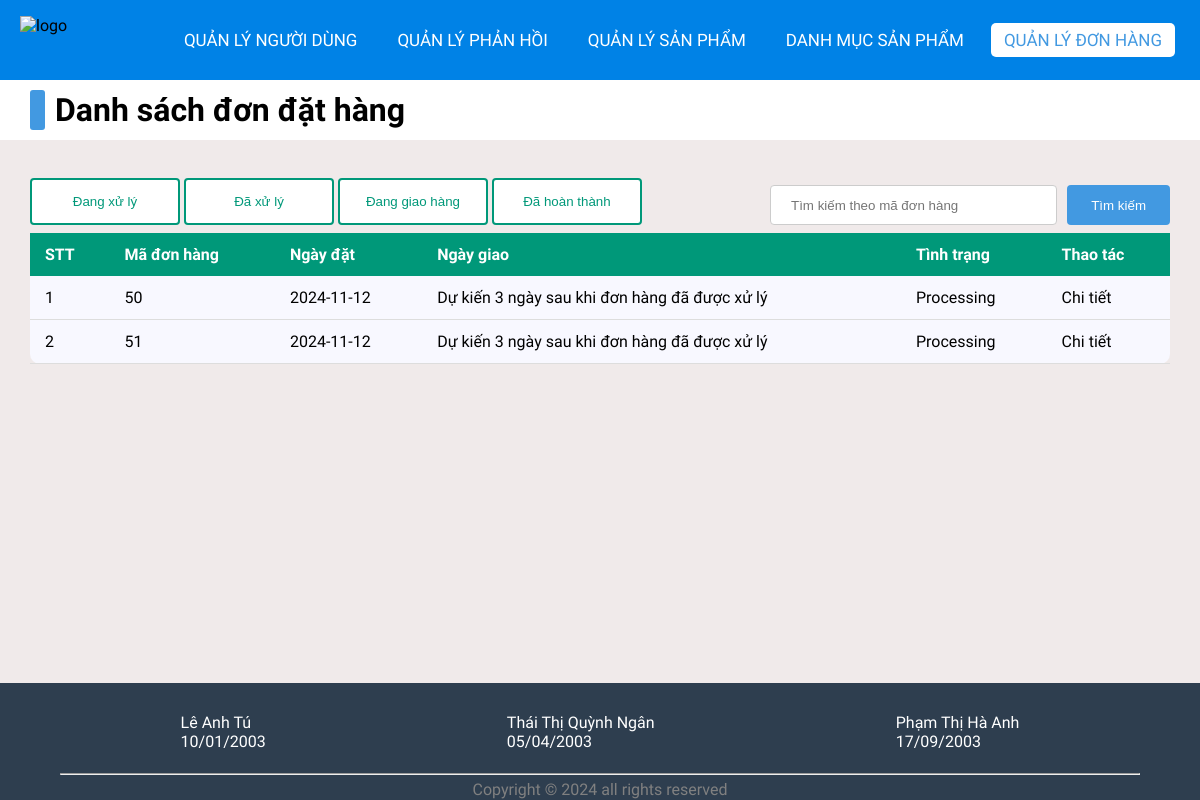
The page /admin/orderlist.php (signed in) on the database its author committed.
### tables this page shows
CREATE TABLE `orders` (
  `id` int(11) NOT NULL,
  `userId` int(11) NOT NULL,
  `createdDate` date NOT NULL,
  `receivedDate` date DEFAULT NULL,
  `status` varchar(20) NOT NULL
);

### lib/database.php (called while the page is built, shortened)
<?php
class Database extends PDO
{
  public $host   = DB_HOST;
  public $user   = DB_USER;
  public $pass   = DB_PASS;
  public $dbname = DB_NAME;
  public $link;
  private function connectDB()
  {
    $this->link = new mysqli(
      $this->host,
      $this->user,
      $this->pass,
      $this->dbname
    );
  }
  public function select($query)
  {
    $result = $this->link->query($query);
    if ($result->num_rows > 0) {
      return $result;
    } else {
      return false;
    }
  }
}

### classes/order.php (called while the page is built, shortened)
<?php
$filepath = realpath(dirname(__FILE__));
include_once($filepath . '/../lib/database.php');
?>
<?php
class order
{
    private $db;
    public function __construct()
    {
        $this->db = new Database();
    }
    public function getProcessingOrder()
    {
        $query = "SELECT * FROM orders WHERE status = 'Processing'";
        $mysqli_result = $this->db->select($query);
        if ($mysqli_result) {
            $result = mysqli_fetch_all($this->db->select($query), MYSQLI_ASSOC);
            return $result;
        }
        return false;
    }
}
?>

### admin/orderlist.php (the view, shortened to what this page needs)
<?php
include '../classes/order.php';
$order = new order();
$processingOrderList = $order->getProcessingOrder();
?>
<!DOCTYPE html>
<html lang="en">
<head>
    <link rel="stylesheet" href="css/style.css">
    <link rel="stylesheet" href="https://cdnjs.cloudflare.com/ajax/libs/font-awesome/5.15.4/css/all.min.css">
</head>
<body>
    <nav>
        <img src="../images/logov2.png" style="margin-left: 20px; margin-top:16px;" alt="logo" width="50" height="50">
        <ul>
            <li><a href="customerlist.php">Quản lý Người dùng</a></li>
            <li><a href="reviewlist.php">Quản lý phản hồi</a></li>
            <li><a href="productlist.php">Quản lý Sản phẩm</a></li>
            <li><a href="categoriesList.php">Danh mục sản phẩm</a></li>
            <li><a href="orderlist.php" class="active">Quản lý Đơn hàng</a></li>
        </ul>
    </nav>
    <div class="title" style="margin-top: 80px;">
        <div></div>
        <h1 >Danh sách đơn đặt hàng</h1>
    </div>
    <div class="container">
        <div style="display:flex; align-items: flex-end; gap:30px; justify-content: space-between">
        <div class="tab">
            <button class="tablinks" onclick="openTab(event, 'Processing')">Đang xử lý</button>
            <button class="tablinks" onclick="openTab(event, 'Processed')">Đã xử lý</button>
            <button class="tablinks" onclick="openTab(event, 'Delivering')">Đang giao hàng</button>
            <button class="tablinks" onclick="openTab(event, 'Complete')">Đã hoàn thành</button>
        </div>
        <div style="width: 400px; margin:8px 0;">
            <form action="productlist.php" method="get" style="display: flex; gap:10px">
                <input style="height:40px ;margin:0; " type="number" name="search" placeholder="Tìm kiếm theo mã đơn hàng">
                <input style="width:150px;height:40px ; background-color: #4299E1; " type="submit" value="Tìm kiếm">
            </form>
        </div>
    </div>
        <div id="Processing" class="tabcontent">
            <?php
            if ($processingOrderList) { ?>
                <table class="list">
                    <thead>
                    <tr>
                        <th>STT</th>
                        <th>Mã đơn hàng</th>
                        <th>Ngày đặt</th>
                        <th>Ngày giao</th>
                        <th>Tình trạng</th>
                        <th>Thao tác</th>
                    </tr>
                    </thead>
                    <?php $count = 1;
                    foreach ($processingOrderList as $key => $value) { ?>
                        <tbody>
                            <tr>
                            <td><?= $count++ ?></td>
                            <td><?= $value['id'] ?></td>
                            <td><?= $value['createdDate'] ?></td>
                            <td><?= ($value['status'] != "Processing") ? $value['receivedDate'] : "Dự kiến 3 ngày sau khi đơn hàng đã được xử lý" ?> </td>
                            <td><?= $value['status'] ?></td>
                            <td>
                                <a href="orderlistdetail.php?orderId=<?= $value['id'] ?>">Chi tiết</a>
                            </td>
                        </tr></tbody>
                    <?php }
                    ?>
                </table>
            <?php } else { ?>
                <h3>Chưa có đơn hàng nào đang xử lý</h3>
            <?php }
            ?>
        </div>
    </div>
    <?php include '../inc/footer.php'; ?>
</body>
</html>

### admin/css/style.css (style rules this page uses)
* { padding: 0; margin: 0; text-decoration: none; list-style: none; box-sizing: border-box; }
body { font-family: Mitr; background: rgb(240, 234, 234); }
nav { top: 0; position: fixed; background: #0082e6; height: 80px; width: 100%; }
nav ul { float: right; margin-right: 20px; }
nav ul li { display: inline-block; line-height: 80px; margin: 0 5px; }
nav ul li a { color: white; font-size: 17px; padding: 7px 13px; border-radius: 3px; text-transform: uppercase; border-radius: 5px; transition: 0.5s; }
.active, a:hover { background-color: white; color: #4299E1; }
.container { margin-top: 30px; min-height: 40vh; padding: 0 30px; }
.title { background-color: white; padding: 10px 30px; display: flex; align-items: center; }
.title div { width: 15px; height: 40px; background-color: #4299E1; border-radius: 3px; margin-right: 10px; }
.list { width: 100%; background-color: ghostwhite; padding: 10px; border-collapse: collapse; border-radius: 10px; }
thead tr { background-color: #009879; color: #fff; text-align: left; font-weight: bold; border-radius: 10px 10px 0 0; }
.list th, .list td { padding: 12px 15px; }
tbody tr { border-bottom: 1px solid #ddd; }
td a { color: #000; }
input[type=text], input[type=file], input[type=number], textarea, select { width: 100%; padding: 12px 20px; margin: 8px 0; display: inline-block; border: 1px solid #ccc; border-radius: 4px; box-sizing: border-box; }
input[type=submit] { width: 100%; background-color: rgb(229, 14, 14); color: white; border: none; border-radius: 4px; cursor: pointer; }
.tabcontent { height: 450px; }
.tablinks { width: 150px; background-color: white; color: #009879; padding: 14px 20px; margin: 8px 0; border: 2px solid #009879; border-radius: 4px; cursor: pointer; transition: 0.3s; }

### rows shown on the page
orders: id "50", createdDate "2024-11-12", shows "Dự kiến 3 ngày sau khi đơn hàng đã được xử lý", status "Processing"
orders: id "51", createdDate "2024-11-12", shows "Dự kiến 3 ngày sau khi đơn hàng đã được xử lý", status "Processing"
